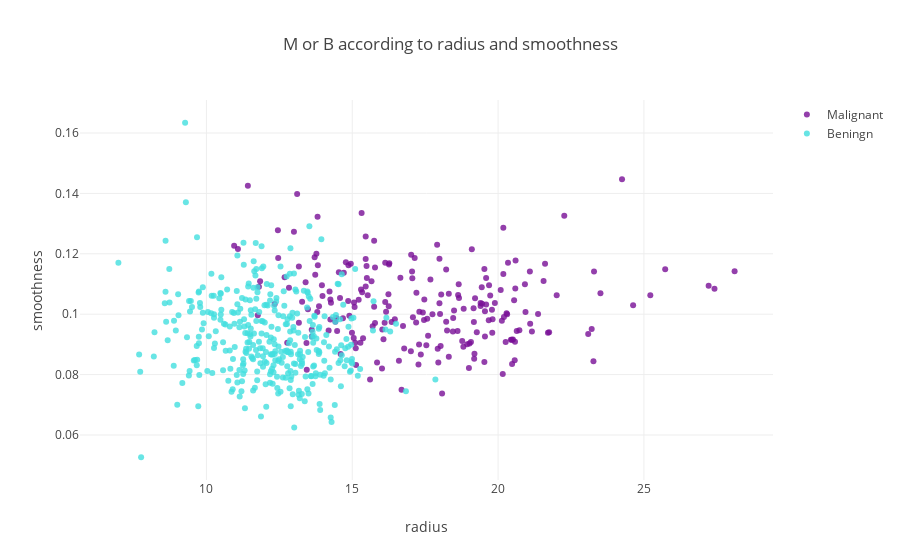

The cell this chart's notebook holds for it:
### Markdown cell above
The upper graph explains the radius,area relationship and also the positions of Malignant and Bening cells. It can be easily seen that, when the cell radius and area increased, it is closer to the Malignant.

### Code cell
trace1 = go.Scatter(
                    x= target_M_data.radius_mean,
                    y= target_M_data.smoothness_mean,
                    mode = "markers",
                    name = "Malignant",
                    marker = dict(color = "rgba(120,15,150,0.8)"),
                    text = target_M_data.diagnosis)

trace2 = go.Scatter(
                    x= target_B_data.radius_mean,
                    y= target_B_data.smoothness_mean,
                    mode = "markers",
                    name = "Beningn",
                    marker = dict(color = "rgba(66,222,222,0.8)"),
                    text = target_B_data.diagnosis)

scatter_data = [trace1, trace2]

layout = dict(title = "M or B according to radius and smoothness",
             xaxis = dict(title = "radius"),
             yaxis = dict(title = "smoothness")
             )

fig = dict(layout = layout, data = scatter_data)

iplot(fig)

### Figure 1 — Plotly figure (JSON) as saved in the notebook; plotly's stock layout.template omitted (floating-point values rounded to 4 significant figures; data arrays with more than 128 entries replaced by an {"elided": "..."} marker saying what was removed)
{"data": [{"marker": {"color": "rgba(120,15,150,0.8)"}, "mode": "markers", "name": "Malignant", "text": {"elided": "212 str values"}, "type": "scatter", "uid": "24e3c27e-1b25-47f9-852e-bc78396e0933", "x": {"elided": "212 float values"}, "y": {"elided": "212 float values"}}, {"marker": {"color": "rgba(66,222,222,0.8)"}, "mode": "markers", "name": "Beningn", "text": {"elided": "357 str values"}, "type": "scatter", "uid": "acf657c1-d6d7-4607-90ad-3bc79c5161eb", "x": {"elided": "357 float values"}, "y": {"elided": "357 float values"}}], "layout": {"title": {"text": "M or B according to radius and smoothness"}, "xaxis": {"title": {"text": "radius"}}, "yaxis": {"title": {"text": "smoothness"}}}}
